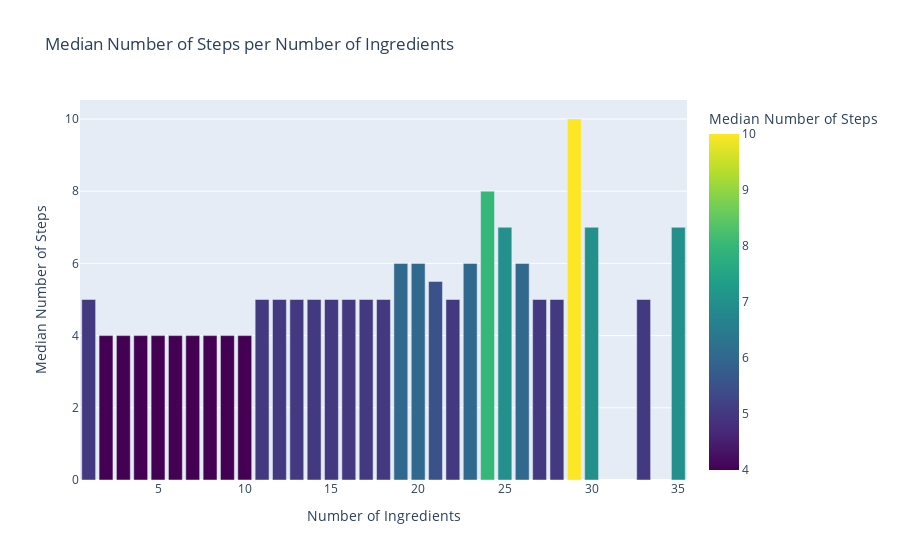

The notebook cell saved with this chart:
### Markdown cell above
Multivariate Analysis¶
Multivariate Analysis: Numerical vs Numerical
We analyze the relationship between number of ingredients and number of steps to see if more complex recipes take more steps.

We will use a scatter plot with trendline to observe correlation.

### Code cell
# Aggregate: median number of steps per ingredient count
df_agg = df.groupby("num_ingredients")["num_steps"].median().reset_index()

# Simple bar plot
fig = px.bar(
    df_agg,
    x="num_ingredients",
    y="num_steps",
    labels={"num_ingredients":"Number of Ingredients","num_steps":"Median Number of Steps"},
    title="Median Number of Steps per Number of Ingredients",
    color="num_steps",
    color_continuous_scale="Viridis"
)
fig.show()

### Figure 1 — Plotly figure (JSON) as saved in the notebook; plotly's stock layout.template omitted (floating-point values rounded to 4 significant figures)
{"data": [{"hovertemplate": "Number of Ingredients=%{x}<br>Median Number of Steps=%{marker.color}<extra></extra>", "legendgroup": "", "marker": {"color": [5.0, 4.0, 4.0, 4.0, 4.0, 4.0, 4.0, 4.0, 4.0, 4.0, 5.0, 5.0, 5.0, 5.0, 5.0, 5.0, 5.0, 5.0, 6.0, 6.0, 5.5, 5.0, 6.0, 8.0, 7.0, 6.0, 5.0, 5.0, 10.0, 7.0, 5.0, 7.0], "coloraxis": "coloraxis", "pattern": {"shape": ""}}, "name": "", "orientation": "v", "showlegend": false, "textposition": "auto", "type": "bar", "x": [1, 2, 3, 4, 5, 6, 7, 8, 9, 10, 11, 12, 13, 14, 15, 16, 17, 18, 19, 20, 21, 22, 23, 24, 25, 26, 27, 28, 29, 30, 33, 35], "xaxis": "x", "y": [5.0, 4.0, 4.0, 4.0, 4.0, 4.0, 4.0, 4.0, 4.0, 4.0, 5.0, 5.0, 5.0, 5.0, 5.0, 5.0, 5.0, 5.0, 6.0, 6.0, 5.5, 5.0, 6.0, 8.0, 7.0, 6.0, 5.0, 5.0, 10.0, 7.0, 5.0, 7.0], "yaxis": "y"}], "layout": {"barmode": "relative", "coloraxis": {"colorbar": {"title": {"text": "Median Number of Steps"}}, "colorscale": [[0, "#440154"], [0.1111, "#482878"], [0.2222, "#3e4989"], [0.3333, "#31688e"], [0.4444, "#26828e"], [0.5556, "#1f9e89"], [0.6667, "#35b779"], [0.7778, "#6ece58"], [0.8889, "#b5de2b"], [1, "#fde725"]]}, "legend": {"tracegroupgap": 0}, "title": {"text": "Median Number of Steps per Number of Ingredients"}, "xaxis": {"anchor": "y", "domain": [0, 1], "title": {"text": "Number of Ingredients"}}, "yaxis": {"anchor": "x", "domain": [0, 1], "title": {"text": "Median Number of Steps"}}}}
